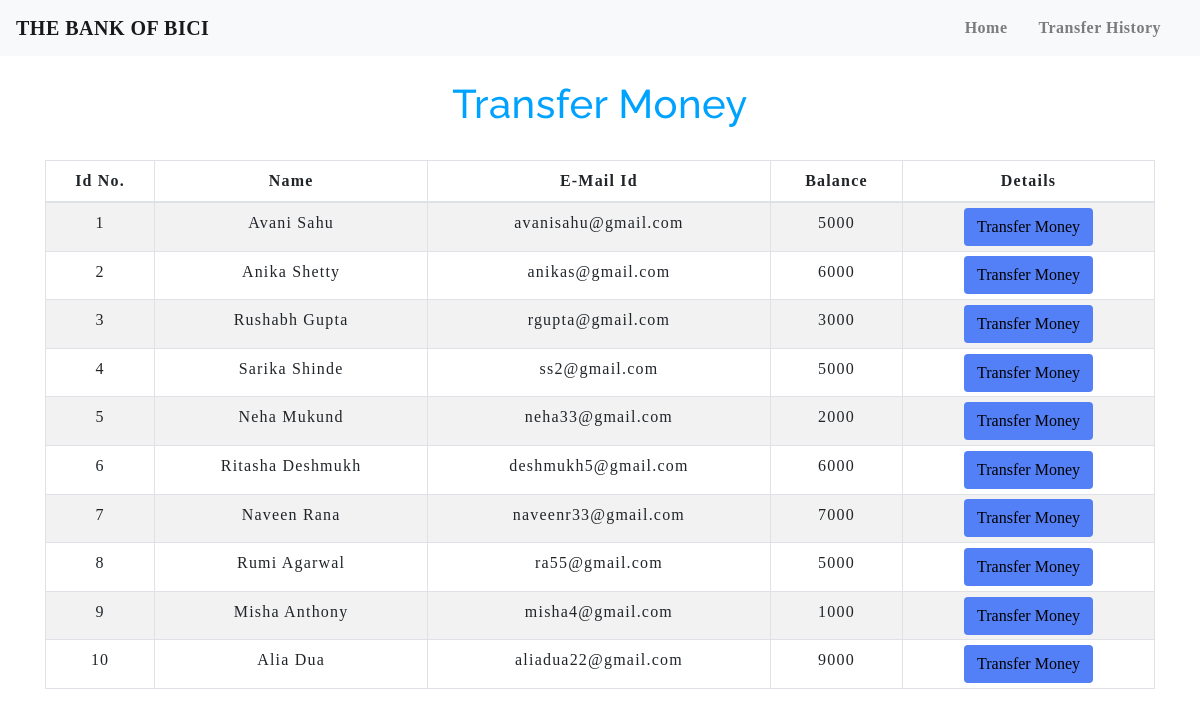
The app's page /transfermoney.php with its own data.
### tables this page shows
CREATE TABLE `users` (
  `id` int(5) NOT NULL,
  `name` text NOT NULL,
  `email` varchar(30) NOT NULL,
  `balance` int(8) NOT NULL
);

### transfermoney.php (the view, shortened to what this page needs)
<!DOCTYPE html>
<html lang="en">
<head>
    <link rel="stylesheet" href="https://maxcdn.bootstrapcdn.com/bootstrap/4.0.0/css/bootstrap.min.css">
    <link rel="stylesheet" type="text/css" href="css/table.css">
    <link rel="stylesheet" type="text/css" href="css/navbar.css">
</head>
<body>
<?php
    include 'config.php';
    $sql = "SELECT * FROM users";
    $result = mysqli_query($conn,$sql);
?>
<?php
  include 'navbar.php';
?>
<div class="container">
        <h2 class="text-center pt-4">Transfer Money</h2>
        <br>
            <div class="row">
                <div class="col">
                    <div class="table-responsive-sm">
                    <table class="table table-hover table-sm table-striped table-condensed table-bordered">
                        <thead>
                            <tr>
                            <th scope="col" class="text-center py-2">Id No.</th>
                            <th scope="col" class="text-center py-2">Name</th>
                            <th scope="col" class="text-center py-2">E-Mail Id</th>
                            <th scope="col" class="text-center py-2">Balance</th>
                            <th scope="col" class="text-center py-2">Details</th>
                            </tr>
                        </thead>
                        <tbody>
                <?php
                    while($rows=mysqli_fetch_assoc($result)){
                ?>
                    <tr>
                        <td class="py-2"><?php echo $rows['id'] ?></td>
                        <td class="py-2"><?php echo $rows['name']?></td>
                        <td class="py-2"><?php echo $rows['email']?></td>
                        <td class="py-2"><?php echo $rows['balance']?></td>
                        <td><a href="selecteduserdetail.php?id= <?php echo $rows['id'] ;?>"> <button type="button" class="btn">Transfer Money</button></a></td>
                    </tr>
                <?php
                    }
                ?>
                        </tbody>
                    </table>
                    </div>
                </div>
            </div>
         </div>
</body>
</html>

### navbar.php (shortened to what this page needs)
<nav class="navbar navbar-expand-md navbar-light bg-light">
<a class="navbar-brand" href="index.php"><b>THE BANK OF BICI</b></a>
<div class="collapse navbar-collapse" id="collapsibleNavbar">
      <ul class="navbar-nav ml-auto">
        <li class="nav-item">
          <a class="nav-link" href="index.php"><b>Home</b></a>
        </li>
        <li class="nav-item">
          <a class="nav-link" href="transactionhistory.php"><b>Transfer History</b></a>
        </li>
    </div>
 </nav>

### table.css (style rules this page uses)
* { padding: 0; margin: 0; box-sizing: border-box ; font-family: Georgia; }
h2 { font-size: 40px; }
table { letter-spacing: 1.2px; }
td { text-align: center; }
button { border:none; background: #5480f7; transition: 1s; }

### navbar.css (style rules this page uses)
.nav-link { margin-right: 15px; color:#000000; letter-spacing: 0.5px; transition: 0.5s; }
.navbar-brand { color: #000000; letter-spacing: 0.5px; }
h2 { color: #00a2ff; letter-spacing: 0.5px; font-family: raleway; }

### transfermoney.php (style rules this page uses)
button { transition: 1.5s; }

### records on screen
users: id "1", name "Avani Sahu", email "avanisahu@gmail.com", balance "5000"
users: id "2", name "Anika Shetty", email "anikas@gmail.com", balance "6000"
users: id "3", name "Rushabh Gupta", email "rgupta@gmail.com", balance "3000"
users: id "4", name "Sarika Shinde", email "ss2@gmail.com", balance "5000"
users: id "5", name "Neha Mukund", email "neha33@gmail.com", balance "2000"
users: id "6", name "Ritasha Deshmukh", email "deshmukh5@gmail.com", balance "6000"
users: id "7", name "Naveen Rana", email "naveenr33@gmail.com", balance "7000"
users: id "8", name "Rumi Agarwal", email "ra55@gmail.com", balance "5000"
users: id "9", name "Misha Anthony", email "misha4@gmail.com", balance "1000"
users: id "10", name "Alia Dua", email "aliadua22@gmail.com", balance "9000"
